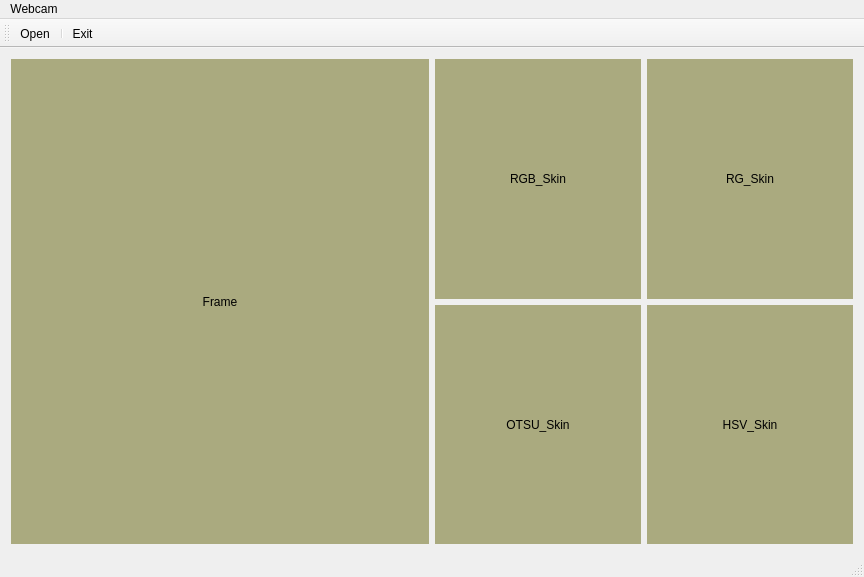
<?xml version="1.0" encoding="UTF-8"?>
<ui version="4.0">
 <class>MainWindow</class>
 <widget class="QMainWindow" name="MainWindow">
  <property name="geometry">
   <rect>
    <x>0</x>
    <y>0</y>
    <width>864</width>
    <height>577</height>
   </rect>
  </property>
  <property name="windowTitle">
   <string>MainWindow</string>
  </property>
  <widget class="QWidget" name="centralWidget">
   <layout class="QGridLayout" name="gridLayout_2">
    <item row="0" column="0">
     <layout class="QGridLayout" name="gridLayout">
      <item row="0" column="0">
       <widget class="QLabel" name="labelframe">
        <property name="styleSheet">
         <string notr="true">background-color: rgb(170, 170, 127);
font: 12pt &quot;Droid Sans&quot;;</string>
        </property>
        <property name="text">
         <string>Frame</string>
        </property>
        <property name="alignment">
         <set>Qt::AlignCenter</set>
        </property>
       </widget>
      </item>
     </layout>
    </item>
    <item row="0" column="1">
     <layout class="QGridLayout" name="gridLayout_3">
      <item row="0" column="0">
       <widget class="QLabel" name="labelrgb">
        <property name="styleSheet">
         <string notr="true">background-color: rgb(170, 170, 127);
font: 12pt &quot;Droid Sans&quot;;</string>
        </property>
        <property name="text">
         <string>RGB_Skin</string>
        </property>
        <property name="alignment">
         <set>Qt::AlignCenter</set>
        </property>
       </widget>
      </item>
      <item row="0" column="1">
       <widget class="QLabel" name="labelrg">
        <property name="styleSheet">
         <string notr="true">background-color: rgb(170, 170, 127);
font: 12pt &quot;Droid Sans&quot;;</string>
        </property>
        <property name="text">
         <string>RG_Skin</string>
        </property>
        <property name="alignment">
         <set>Qt::AlignCenter</set>
        </property>
       </widget>
      </item>
      <item row="1" column="0">
       <widget class="QLabel" name="labelotsu">
        <property name="styleSheet">
         <string notr="true">background-color: rgb(170, 170, 127);
font: 12pt &quot;Droid Sans&quot;;</string>
        </property>
        <property name="text">
         <string>OTSU_Skin</string>
        </property>
        <property name="alignment">
         <set>Qt::AlignCenter</set>
        </property>
       </widget>
      </item>
      <item row="1" column="1">
       <widget class="QLabel" name="labelhsv">
        <property name="styleSheet">
         <string notr="true">background-color: rgb(170, 170, 127);
font: 12pt &quot;Droid Sans&quot;;</string>
        </property>
        <property name="text">
         <string>HSV_Skin</string>
        </property>
        <property name="alignment">
         <set>Qt::AlignCenter</set>
        </property>
       </widget>
      </item>
     </layout>
    </item>
   </layout>
  </widget>
  <widget class="QMenuBar" name="menuBar">
   <property name="geometry">
    <rect>
     <x>0</x>
     <y>0</y>
     <width>864</width>
     <height>24</height>
    </rect>
   </property>
   <widget class="QMenu" name="menuWebca_m">
    <property name="title">
     <string>Webcam</string>
    </property>
    <addaction name="actionOpen"/>
    <addaction name="actionClose"/>
    <addaction name="separator"/>
    <addaction name="actionExit"/>
   </widget>
   <addaction name="menuWebca_m"/>
  </widget>
  <widget class="QToolBar" name="mainToolBar">
   <attribute name="toolBarArea">
    <enum>TopToolBarArea</enum>
   </attribute>
   <attribute name="toolBarBreak">
    <bool>false</bool>
   </attribute>
   <addaction name="actionOpen"/>
   <addaction name="separator"/>
   <addaction name="actionExit"/>
  </widget>
  <widget class="QStatusBar" name="statusBar"/>
  <action name="actionOpen">
   <property name="icon">
    <iconset resource="icons/icons.qrc">
     <normaloff>:/new/prefix1/open_webcam.png</normaloff>:/new/prefix1/open_webcam.png</iconset>
   </property>
   <property name="text">
    <string>Open</string>
   </property>
  </action>
  <action name="actionClose">
   <property name="icon">
    <iconset resource="icons/icons.qrc">
     <normaloff>:/new/prefix1/close_webcam.png</normaloff>:/new/prefix1/close_webcam.png</iconset>
   </property>
   <property name="text">
    <string>Close</string>
   </property>
  </action>
  <action name="actionExit">
   <property name="icon">
    <iconset resource="icons/icons.qrc">
     <normaloff>:/new/prefix1/exit.png</normaloff>:/new/prefix1/exit.png</iconset>
   </property>
   <property name="text">
    <string>Exit</string>
   </property>
  </action>
 </widget>
 <layoutdefault spacing="6" margin="11"/>
 <resources>
  <include location="icons/icons.qrc"/>
 </resources>
 <connections/>
</ui>
